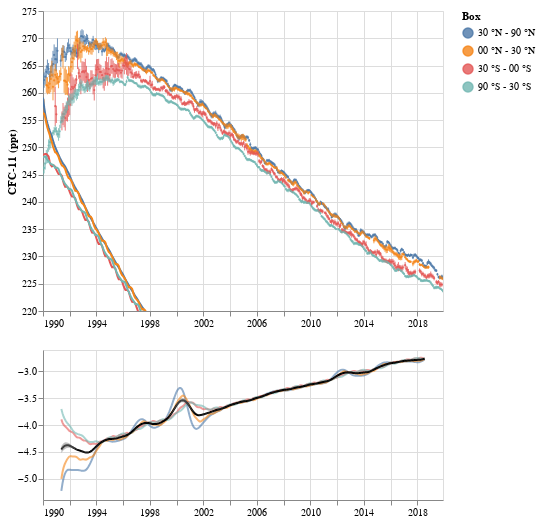

Source (notebook cell):
### Code cell
plot_mf(inv_mcmc.outputs)

### Figure 1 — Vega-Lite specification as saved in the notebook (floating-point values rounded to 4 significant figures; data arrays with more than 128 entries replaced by an {"elided": "..."} marker saying what was removed)
{"config": {"view": {"continuousWidth": 400, "continuousHeight": 300}}, "vconcat": [{"layer": [{"mark": {"type": "point", "filled": true, "size": 5}, "encoding": {"color": {"field": "Box", "sort": ["30 °N - 90 °N", "00 °N - 30 °N", "30 °S - 00 °S", "90 °S - 30 °S"], "type": "nominal"}, "opacity": {"condition": {"value": 0.8, "selection": "selector001"}, "value": 0.1}, "tooltip": [{"field": "Box", "type": "nominal"}, {"field": "Date", "type": "temporal"}, {"field": "Obs", "type": "quantitative"}], "x": {"axis": {"title": null}, "field": "Date", "scale": {"domain": ["1990-01-01T00:00:00", "2019-12-01T00:00:00"]}, "type": "temporal"}, "y": {"field": "Obs", "scale": {"domain": [223.6, 270.4]}, "title": "CFC-11 (ppt)", "type": "quantitative"}}, "selection": {"selector003": {"type": "interval", "bind": "scales", "encodings": ["x", "y"]}, "selector001": {"type": "multi", "fields": ["Box"], "bind": "legend"}, "selector002": {"type": "interval", "bind": "scales", "encodings": ["x"]}}, "transform": [{"calculate": "datum.Obs-datum.Obs_uncertainty", "as": "ymin"}, {"calculate": "datum.Obs+datum.Obs_uncertainty", "as": "ymax"}]}, {"mark": "errorbar", "encoding": {"color": {"field": "Box", "sort": ["30 °N - 90 °N", "00 °N - 30 °N", "30 °S - 00 °S", "90 °S - 30 °S"], "type": "nominal"}, "opacity": {"condition": {"value": 0.8, "selection": "selector001"}, "value": 0.1}, "x": {"field": "Date", "type": "temporal"}, "y": {"field": "ymin", "title": "", "type": "quantitative"}, "y2": {"field": "ymax"}}, "transform": [{"calculate": "datum.Obs-datum.Obs_uncertainty", "as": "ymin"}, {"calculate": "datum.Obs+datum.Obs_uncertainty", "as": "ymax"}]}, {"mark": {"type": "line", "strokeWidth": 2}, "encoding": {"color": {"field": "Box", "sort": ["30 °N - 90 °N", "00 °N - 30 °N", "30 °S - 00 °S", "90 °S - 30 °S"], "type": "nominal"}, "opacity": {"condition": {"value": 1, "selection": "selector001"}, "value": 0.1}, "x": {"field": "Date", "type": "temporal"}, "y": {"field": "Model", "title": "", "type": "quantitative"}}, "transform": [{"calculate": "datum.Obs-datum.Obs_uncertainty", "as": "ymin"}, {"calculate": "datum.Obs+datum.Obs_uncertainty", "as": "ymax"}]}], "data": {"name": "data-23d8cc584eddff42ba6aa8ddac5f5ed4"}, "height": 300, "width": 400}, {"layer": [{"data": {"name": "data-70804e85a1a142f6d1afd7c47579675c"}, "mark": "line", "encoding": {"color": {"field": "Box", "sort": ["30 °N - 90 °N", "00 °N - 30 °N", "30 °S - 00 °S", "90 °S - 30 °S"], "type": "nominal"}, "opacity": {"condition": {"value": 0.6, "selection": "selector001"}, "value": 0.1}, "x": {"axis": {"title": null}, "field": "Date", "scale": {"domain": ["1990-01-01T00:00:00", "2019-12-01T00:00:00"]}, "type": "temporal"}, "y": {"field": "GR", "scale": {"domain": [-5.228, -2.744]}, "title": "Growth rate (ppt/yr)", "type": "quantitative"}}, "selection": {"selector004": {"type": "interval", "bind": "scales", "encodings": ["x", "y"]}, "selector001": {"type": "multi", "fields": ["Box"], "bind": "legend"}, "selector002": {"type": "interval", "bind": "scales", "encodings": ["x"]}}}, {"data": {"name": "data-ed715a0b920c1593b82502c321f71318"}, "mark": {"type": "line", "color": "black"}, "encoding": {"tooltip": [{"field": "Date", "type": "temporal"}, {"field": "GR_global", "type": "quantitative"}], "x": {"field": "Date", "type": "temporal"}, "y": {"field": "GR_global", "type": "quantitative"}}, "transform": [{"calculate": "datum.GR_global-datum.GR_global_uncertainty", "as": "ymin_gr"}, {"calculate": "datum.GR_global+datum.GR_global_uncertainty", "as": "ymax_gr"}]}, {"data": {"name": "data-ed715a0b920c1593b82502c321f71318"}, "mark": {"type": "area", "color": "grey"}, "encoding": {"opacity": {"value": 0.5}, "x": {"field": "Date", "type": "temporal"}, "y": {"field": "ymin_gr", "title": null, "type": "quantitative"}, "y2": {"field": "ymax_gr"}}, "transform": [{"calculate": "datum.GR_global-datum.GR_global_uncertainty", "as": "ymin_gr"}, {"calculate": "datum.GR_global+datum.GR_global_uncertainty", "as": "ymax_gr"}]}], "height": 150, "width": 400}], "$schema": "https://vega.github.io/schema/vega-lite/v4.17.0.json", "datasets": {"data-23d8cc584eddff42ba6aa8ddac5f5ed4": {"elided": "1440 records"}, "data-70804e85a1a142f6d1afd7c47579675c": {"elided": "1308 records"}, "data-ed715a0b920c1593b82502c321f71318": {"elided": "327 records"}}}
